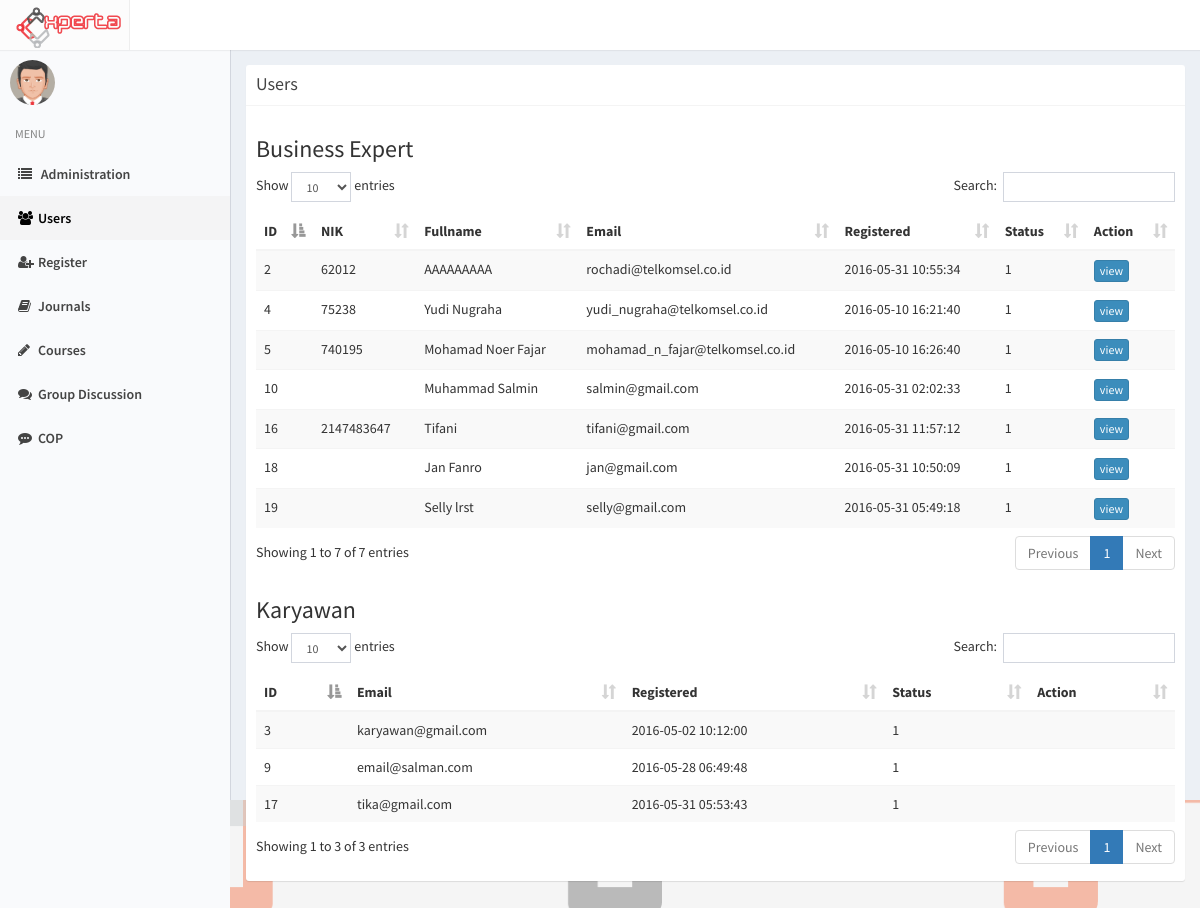
Page /index.php/admin/user on the earlier database version.
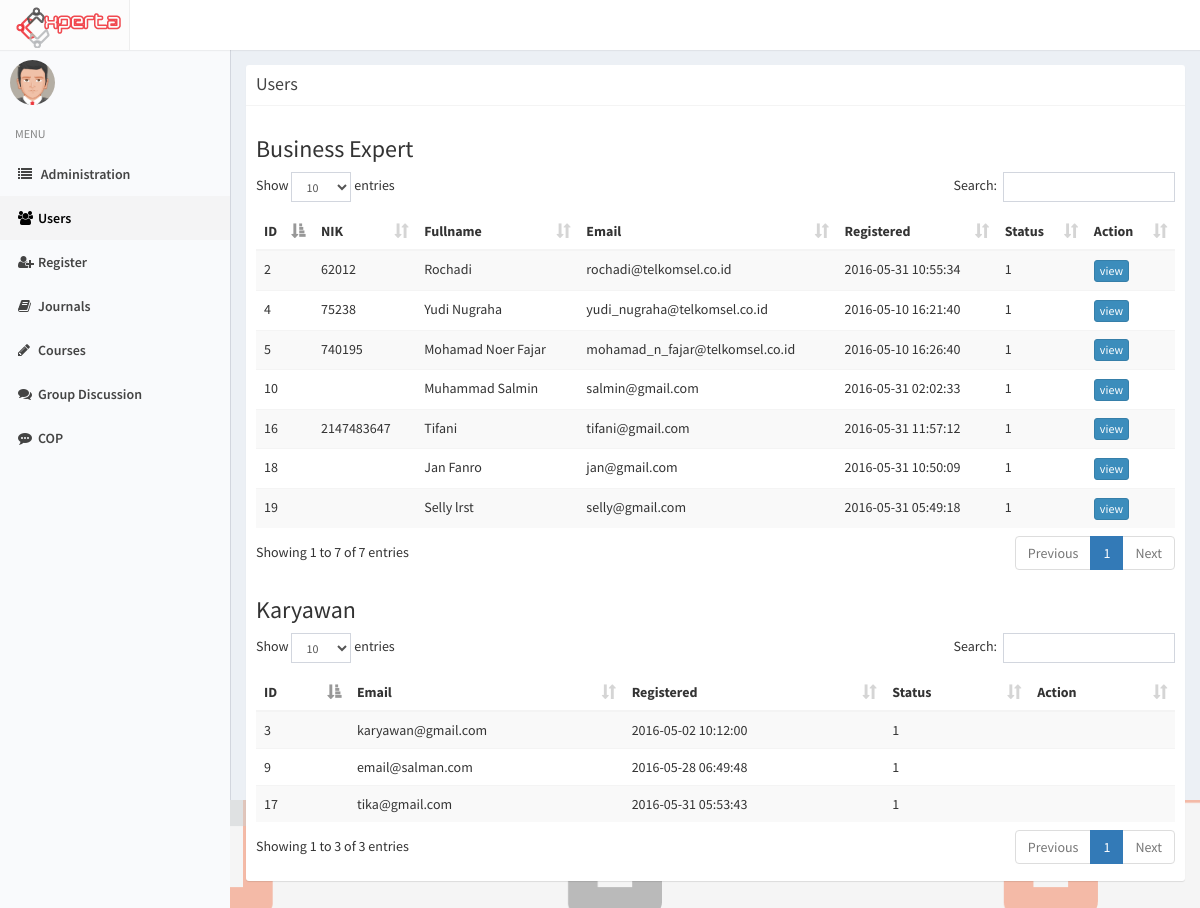
Same page on the later database version.
### tables this page shows
CREATE TABLE `profile` (
  `id_profile` int(11) NOT NULL,
  `NIK` varchar(50) DEFAULT NULL,
  `id_user` int(11) NOT NULL,
  `fullname` varchar(255) NOT NULL,
  `birthdate` date DEFAULT NULL,
  `gender` enum('M','F') DEFAULT NULL,
  `id_expert` int(11) DEFAULT '98',
  `pic` varchar(500) DEFAULT 'default.png',
  `updated_at` timestamp NOT NULL DEFAULT CURRENT_TIMESTAMP ON UPDATE CURRENT_TIMESTAMP,
  `login` int(11) NOT NULL DEFAULT '0'
);

CREATE TABLE `user` (
  `id_user` int(11) NOT NULL,
  `email` varchar(100) NOT NULL,
  `password` varchar(100) NOT NULL,
  `id_level` int(11) NOT NULL,
  `registered_at` timestamp NOT NULL DEFAULT CURRENT_TIMESTAMP ON UPDATE CURRENT_TIMESTAMP,
  `stat` int(11) NOT NULL DEFAULT '1'
);

### application/controllers/Admin.php (called while the page is built, shortened)
<?php
class Admin extends CI_Controller
{
		function __construct(){
			$this->load->model('Admin_model');
		}
		public function user(){
			$data['title'] = "Admin - Users";
			$data['active'][1] = 'active';
			$data['pending'] = $this->Admin_model->getpending();
			$data['exp'] = $this->Admin_model->getexp();
			$data['be'] = $this->Admin_model->getbe();
			$data['karyawan'] = $this->Admin_model->getkaryawan();
			$this->load->view('admin/user',$data);
		}
}

### index.php (called while the page is built, shortened)
<?php
require_once BASEPATH.'core/CodeIgniter.php';

### application/models/Admin_model.php (called while the page is built, shortened)
<?php
class Admin_model extends CI_Model
{
	function getbe(){
		return $this->db->query("SELECT fullname, email, stat, user.id_user, nik, registered_at
			FROM user, profile
			WHERE user.id_user = profile.id_user
				AND user.id_level = 2")->result();
	}
	function getkaryawan(){
		return $this->db->query("SELECT email, registered_at, stat, id_user
			FROM user
			WHERE user.id_level = 3")->result();
	}
}

### application/views/admin/user.php (the view, shortened to what this page needs)
<?php include 'application/views/header.php' ?>
<?php include 'application/views/sidebar.php' ?>
<div class="content-wrapper">
<section class="content col-md-12">
<div class="box box-solid">
                <div class="box-header with-border">
                  <h3 class="box-title">Users</h3>
                </div>
                <div class="box-body">
			<h3>Business Expert</h3>
				<table class="table table-striped" id="datatable">
                    <thead>
                    <tr>
                      <th>ID</th>
                      <th>NIK</th>
                      <th>Fullname</th>
                      <th>Email</th>
                      <th>Registered</th>
                      <th>Status</th>
                      <th>Action</th>
                    </tr>
                    </thead>
                    <tbody>
                  <?php foreach ($be as $data): ?>
                    <tr>
                      <td><?php echo $data->id_user ?></td>
                      <td><?php echo $data->nik ?></td>
                      <td><?php echo $data->fullname ?></td>
                      <td><?php echo $data->email ?></td>
                      <td><?php echo $data->registered_at ?></td>
                      <td><?php echo $data->stat ?></td>
                      <td>
                        <a class="btn btn-xs btn-primary" href="<?php echo site_url('profile/'.$data->id_user) ?>">view</a>
                        </td>
                    </tr>
                  <?php endforeach ?>
                  </tbody>
                  </table>
			<h3>Karyawan</h3>
				<table class="table table-striped" id="datatable">
                    <thead>
                    <tr>
                      <th>ID</th>
                      <th>Email</th>
                      <th>Registered</th>
                      <th>Status</th>
                      <th>Action</th>
                    </tr>
                    </thead>
                    <tbody>
                    <?php foreach ($karyawan as $data): ?>
                      <tr>
                        <td><?php echo $data->id_user ?></td>
                        <td><?php echo $data->email ?></td>
                        <td><?php echo $data->registered_at ?></td>
                        <td><?php echo $data->stat ?></td>
                        <td>
                          </td>
                      </tr>
                    <?php endforeach ?>
                  </tbody>
                  </table>
</div>
</div>
</section>
</div>

Differences in the rows shown:
changed profile "rochadi@telkomsel.co.id": fullname "AAAAAAAAA" → "Rochadi"
